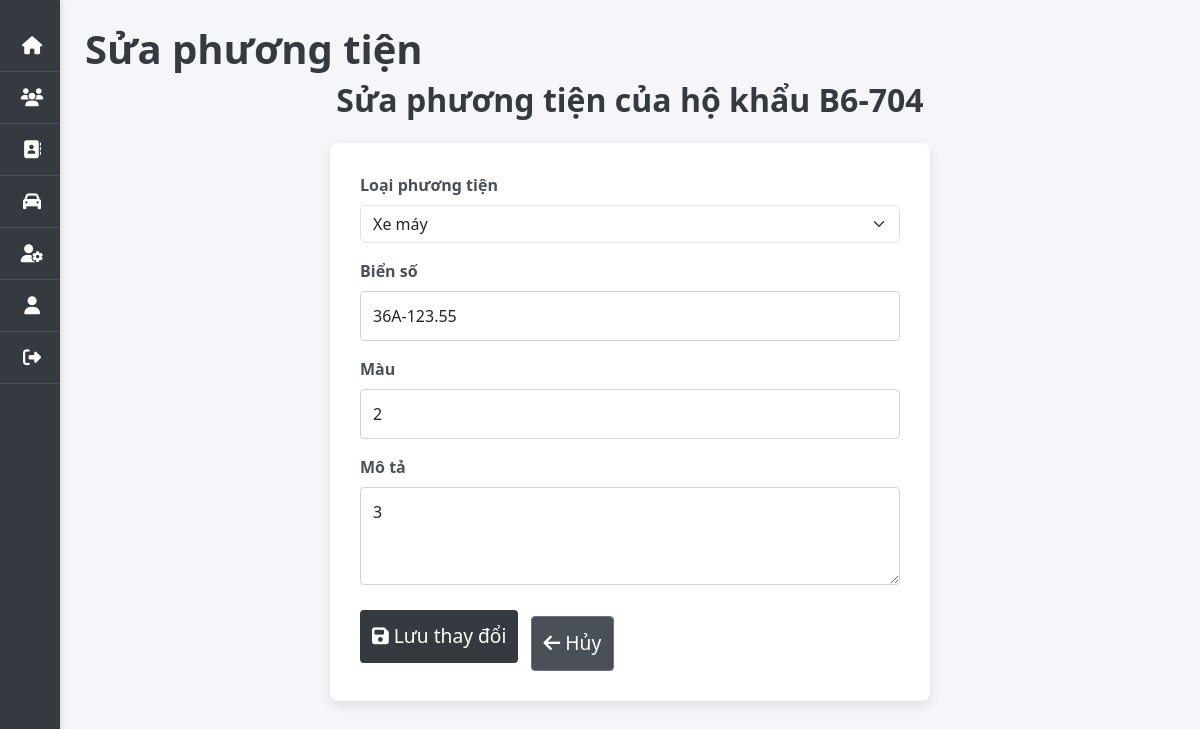
The app's page /quanly/phuong-tien/11/sua/ (signed in) with its own data.
### apartment_management/models.py (models this page shows, shortened)
class PhuongTien(models.Model):
    LOAI_CHOICES = [('Ô tô', 'Ô tô'), ('Xe máy', 'Xe máy')]
    ho_khau = models.ForeignKey(HoKhau, on_delete=models.CASCADE)
    loai_phuong_tien = models.CharField(max_length=10, choices=LOAI_CHOICES)
    bien_so = models.CharField(max_length=15)
    mau = models.CharField(max_length=10)
    mo_ta = models.TextField(null=True, blank=True)

class HoKhau(models.Model):
    TRANG_THAI_CHOICES = [
        ('Đang ở', 'Đang ở'),
        ('Đã rời đi', 'Đã rời đi'),
    ]
    so_can_ho = models.CharField(max_length=10)
    tang = models.IntegerField()
    toa_nha = models.CharField(max_length=30)
    ngay_lap = models.DateField(null=True, blank=True)
    ngay_chuyen_di = models.DateField(null=True, blank=True)
    dien_tich = models.FloatField(null=True, blank=True)
    so_xe_may = models.IntegerField(null=True, blank=True)
    so_o_to = models.IntegerField(null=True, blank=True)
    chu_ho = models.ForeignKey('NhanKhau', on_delete=models.SET_NULL, null=True, blank=True, related_name='chu_ho_cua_ho_khau')
    trang_thai = models.CharField(max_length=20, choices=TRANG_THAI_CHOICES)

### apartment_management/views/quanly_views/phuongtien_views.py (the view)
# urls.py: path('quanly/phuong-tien/<int:phuongtien_id>/sua/', phuongtien_views.sua_phuongtien, name='sua_phuongtien'),
@login_required
@role_required('Quản lý')
def sua_phuongtien(request, phuongtien_id):
    phuong_tien = get_object_or_404(PhuongTien, id=phuongtien_id)
    ho_khau = phuong_tien.ho_khau
    if request.method == 'POST':
        form = PhuongTienForm(request.POST, instance=phuong_tien)
        if form.is_valid():
            form.save()
            cap_nhat_so_xe(ho_khau)  # Cập nhật lại số lượng phương tiện cho hộ khẩu
            messages.success(request, 'Cập nhật phương tiện thành công!')
            return redirect('chitiet_phuongtien', ho_id=ho_khau.id)
    else:
        form = PhuongTienForm(instance=phuong_tien)
    return render(request, 'quanly/phuongtien/sua_phuongtien.html', {
        'form': form,
        'phuong_tien': phuong_tien,
    })

### apartment_management/forms/phuongtien_form.py
class PhuongTienForm(forms.ModelForm):
    class Meta:
        model = PhuongTien
        fields = ['loai_phuong_tien', 'bien_so', 'mau', 'mo_ta']
        widgets = {
            'loai_phuong_tien': forms.Select(attrs={'class': 'form-select'}),
            'bien_so': forms.TextInput(attrs={'class': 'form-control'}),
            'mau': forms.TextInput(attrs={'class': 'form-control'}),
            'mo_ta': forms.Textarea(attrs={'class': 'form-control', 'rows': 3}),
        }

### apartment_management/views/nguoidung_views.py (called while the page is built)
def role_required(required_role):
    def decorator(view_func):
        @wraps(view_func)
        def _wrapped_view(request, *args, **kwargs):
            if request.user.is_authenticated:
                nguoi_dung = getattr(request.user, 'nguoidung', None)
                if nguoi_dung and nguoi_dung.vai_tro == required_role:
                    return view_func(request, *args, **kwargs)
            return redirect('login')
        return _wrapped_view
    return decorator

### apartment_management/templates/quanly/phuongtien/sua_phuongtien.html (shortened to what this page needs)
{% extends 'quanly/quanly_base.html' %}
{% block page_title %}Sửa phương tiện{% endblock %}
{% block content %}
<h2 class="mb-4">Sửa phương tiện của hộ khẩu <strong>{{ phuong_tien.ho_khau.so_can_ho }}</strong></h2>
<form method="post" novalidate>
    <div class="mb-3">
        <label for="id_loai_phuong_tien" class="form-label">Loại phương tiện</label>
        {{ form.loai_phuong_tien }}
    </div>
    <div class="mb-3">
        <label for="id_bien_so" class="form-label">Biển số</label>
        {{ form.bien_so }}
    </div>
    <div class="mb-3">
        <label for="id_mau" class="form-label">Màu</label>
        {{ form.mau }}
    </div>
    <div class="mb-3">
        <label for="id_mo_ta" class="form-label">Mô tả</label>
        {{ form.mo_ta }}
    </div>
    <button type="submit" class="btn btn-success">
        <i class="fas fa-save"></i> Lưu thay đổi
    </button>
    <a href="{% url 'chitiet_phuongtien' phuong_tien.ho_khau.id %}" class="btn btn-secondary ms-2">
        <i class="fas fa-arrow-left"></i> Hủy
    </a>
</form>
{% endblock %}

### apartment_management/static/css/style.css (style rules this page uses)
body { font-family: 'Segoe UI', Tahoma, Geneva, Verdana, sans-serif; margin: 0; padding: 0; background-color: #f4f6f9; color: #495057; }
h1, h2, h3, h4 { font-weight: 600; color: #343a40; }
.btn { border-radius: 8px; font-weight: 500; }
.btn-secondary { background-color: #6c757d; border-color: #6c757d; color: white; transition: background-color 0.3s, transform 0.2s ease-in-out; }
input[type="text"] { border-radius: 8px; }
h2 { text-align: center; font-size: 2rem; margin-bottom: 20px; color: #343a40; }
form { max-width: 600px; margin: 0 auto; padding: 30px; background-color: #ffffff; border-radius: 8px; box-shadow: 0 4px 12px rgba(0, 0, 0, 0.1); }
form label { font-weight: 600; color: #495057; }
form .form-control { border-radius: 4px; padding: 12px; border: 1px solid #ced4da; width: 100%; box-sizing: border-box; font-size: 1rem; }
form button[type="submit"] { padding: 12px; font-size: 1.2rem; background-color: #343a40; color: white; border: none; border-radius: 4px; cursor: pointer; transition: background-color 0.3s; }
form a.btn { padding: 12px; font-size: 1.2rem; color: white; background-color: #495057; border-radius: 4px; display: inline-block; margin-top: 15px; text-align: center; text-decoration: none; transition: background-color 0.3s; }

### records on screen
PhuongTien: ho_khau.so_can_ho "B6-704", loai_phuong_tien "Xe máy", bien_so "36A-123.55", mau "2", mo_ta "3"
